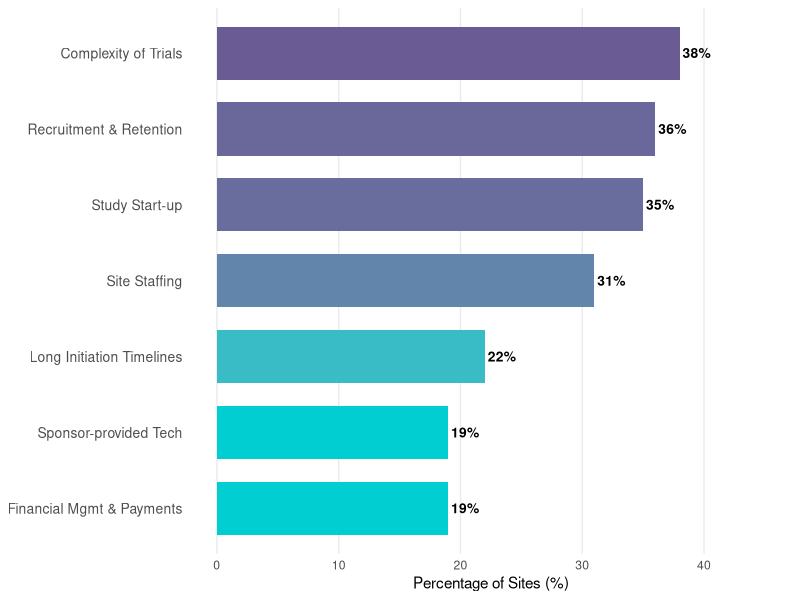
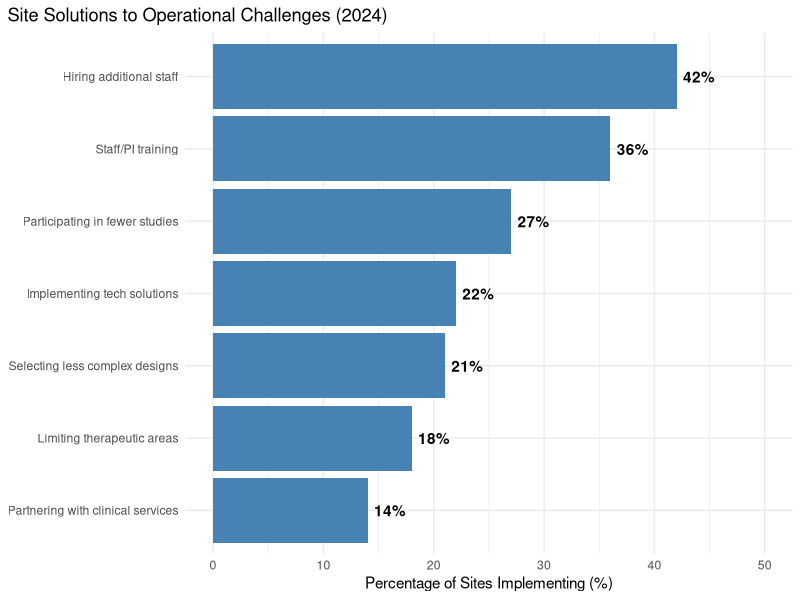
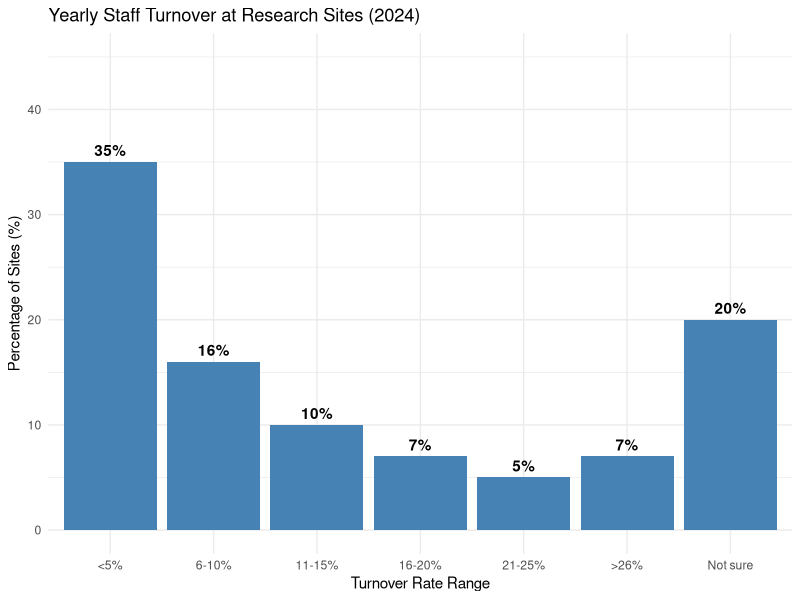

Write the R code that produced these figures, in order.
## ---- chunk 1
#| label: fig-wcg-challenges
#| fig-cap: "Top issues facing clinical research sites in 2024. Data from @wcg_site_challenges_2024."
#| echo: false

# Reproduced from WCG (2024) Clinical Research Site Challenges Report, Section 2
library(ggplot2)

data <- data.frame(
  issue = factor(c("Complexity of Trials", "Recruitment & Retention", 
                   "Study Start-up", "Site Staffing", 
                   "Long Initiation Timelines", "Sponsor-provided Tech", 
                   "Financial Mgmt & Payments"),
                 levels = rev(c("Complexity of Trials", "Recruitment & Retention", 
                                "Study Start-up", "Site Staffing", 
                                "Long Initiation Timelines", "Sponsor-provided Tech", 
                                "Financial Mgmt & Payments"))),
  percentage = c(38, 36, 35, 31, 22, 19, 19)
)

ggplot(data, aes(x = percentage, y = issue, fill = percentage)) +
  geom_col(width = 0.7) +
  geom_text(aes(label = paste0(percentage, "%")), hjust = -0.1, fontface = "bold", size = 3.5) +
  scale_fill_gradient(low = "#00CED1", high = "#6B5B95", guide = "none") +
  labs(x = "Percentage of Sites (%)", y = NULL) +
  theme_minimal(base_size = 11) +
  theme(
    panel.grid.major.y = element_blank(),
    panel.grid.minor = element_blank(),
    axis.text.y = element_text(hjust = 1, size = 10)
  ) +
  expand_limits(x = 45)
## ---- chunk 2
#| label: fig-wcg-solutions
#| fig-cap: "Solutions implemented by clinical research sites to combat operational challenges (2024). Data from @wcg_site_challenges_2024."
#| echo: false

# Reproduced from WCG (2024) Clinical Research Site Challenges Report, Section 8
library(ggplot2)

data <- data.frame(
  solution = factor(c("Hiring additional staff", "Staff/PI training", 
                      "Participating in fewer studies", "Implementing tech solutions", 
                      "Selecting less complex designs", "Limiting therapeutic areas", 
                      "Partnering with clinical services"),
                    levels = rev(c("Hiring additional staff", "Staff/PI training", 
                                   "Participating in fewer studies", "Implementing tech solutions", 
                                   "Selecting less complex designs", "Limiting therapeutic areas", 
                                   "Partnering with clinical services"))),
  percentage = c(42, 36, 27, 22, 21, 18, 14)
)

ggplot(data, aes(x = percentage, y = solution)) +
  geom_bar(stat = "identity", fill = "steelblue") +
  geom_text(aes(label = paste0(percentage, "%")), hjust = -0.2, fontface = "bold") +
  labs(title = "Site Solutions to Operational Challenges (2024)",
       x = "Percentage of Sites Implementing (%)",
       y = NULL) +
  theme_minimal() +
  theme(plot.title.position = "plot") +
  expand_limits(x = 50)
## ---- chunk 3
#| label: fig-wcg-turnover
#| fig-cap: "Yearly staff turnover rates at clinical research sites (2024). Data from @wcg_site_challenges_2024."
#| echo: false

# Reproduced from WCG (2024) Clinical Research Site Challenges Report, Section 6
library(ggplot2)

data <- data.frame(
  rate = factor(c("<5%", "6-10%", "11-15%", "16-20%", "21-25%", ">26%", "Not sure"),
                levels = c("<5%", "6-10%", "11-15%", "16-20%", "21-25%", ">26%", "Not sure")),
  percentage = c(35, 16, 10, 7, 5, 7, 20)
)

ggplot(data, aes(x = rate, y = percentage)) +
  geom_bar(stat = "identity", fill = "steelblue") +
  geom_text(aes(label = paste0(percentage, "%")), vjust = -0.5, fontface = "bold") +
  labs(title = "Yearly Staff Turnover at Research Sites (2024)",
       x = "Turnover Rate Range",
       y = "Percentage of Sites (%)") +
  theme_minimal() +
  theme(plot.background = element_rect(fill = "white", color = NA)) +
  expand_limits(y = 45)
